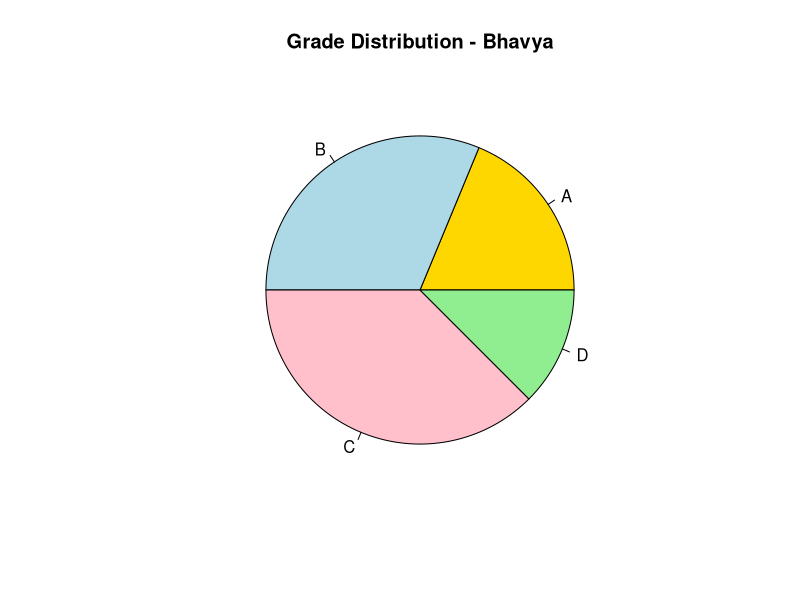
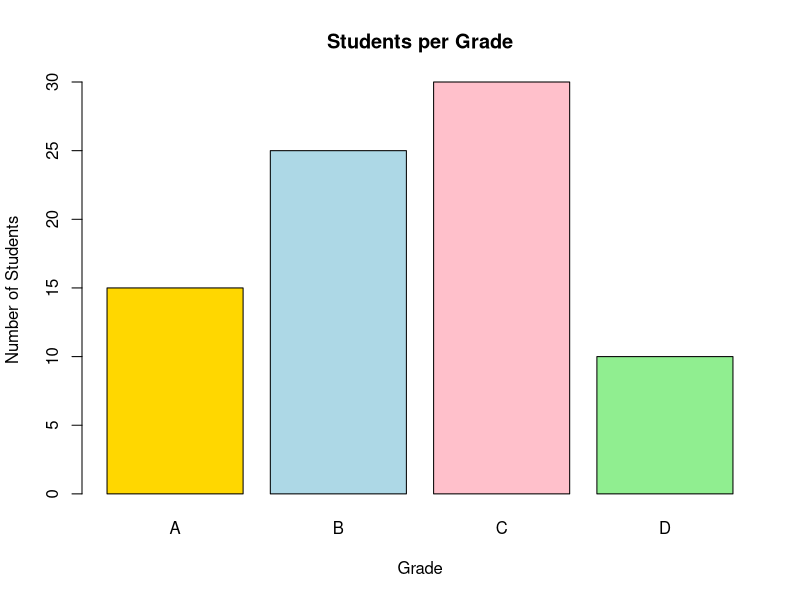

The R script that drew these images, in order:
# 3. Online Exam Result Analysis
# Scenario:
# Visualize student grades.

# Question:
# Create pie chart and bar chart.

grades <- c("A", "B", "C", "D")
count <- c(15, 25, 30, 10)

# Pie Chart
pie(
  count,
  labels = grades,
  main = "Grade Distribution - Bhavya",
  col = c("gold", "lightblue", "pink", "lightgreen")
)

# Bar Chart
barplot(
  count,
  names.arg = grades,
  main = "Students per Grade",
  xlab = "Grade",
  ylab = "Number of Students",
  col = c("gold", "lightblue", "pink", "lightgreen")
)
